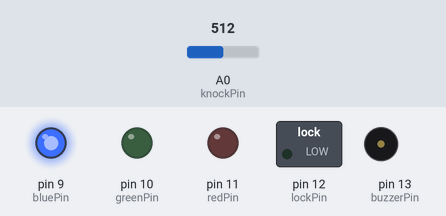
A sketch run on a simulated Arduino Uno, built with avr-gcc and run on an emulated ATmega328P. Shown: switched loads named in the sketch (green lamp = pin HIGH), output pins drawn as LEDs (lit = HIGH), buzzer (waves = sounding). Inputs (shaded band) come from the test bench; at power-on: A0 (knockPin) = 512.

Above: at 10.3 s.
At 13.7 s:
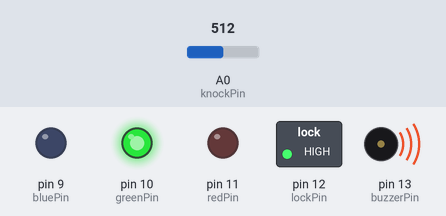
At 17.4 s:
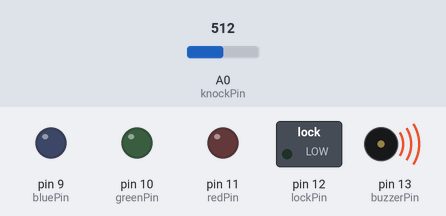
At 21.0 s:
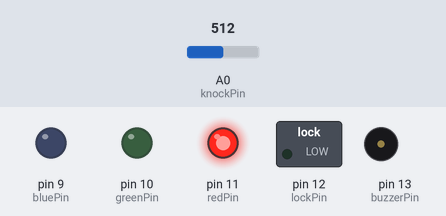
Timing chart, 0 to 23.0 s (numbered marks = the images above):
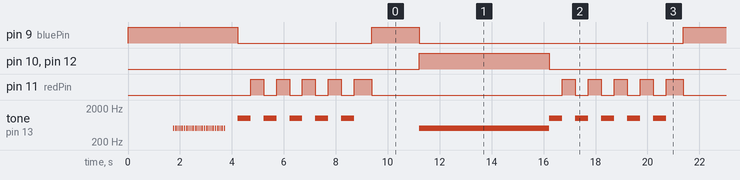

The sketch:

ch_07_knock_lock.ino
```cpp
const int redPin = 11;
const int greenPin = 10;
const int bluePin = 9;
const int lockPin = 12;
const int buzzerPin = 13;
const int knockPin = A0;

const int red = 0b001;
const int green = 0b010;
const int blue = 0b100;

const int threshold = 3;
const int ignorePeriod = 60; // milliseconds
const int tapLeeway = 200; // milliseconds
const int maxRecordTime = 5000;
const int maxTaps = 30;
long key[maxTaps];
long guess[maxTaps];

void setup()
{
  pinMode(redPin, OUTPUT);
  pinMode(greenPin, OUTPUT);
  pinMode(bluePin, OUTPUT);
  pinMode(lockPin, OUTPUT);
  setColor(blue);
  recordKnock(key);
  playKnock(key);
  delay(500);
  lockDoor();
 // Serial.begin(9600);
//  while(!Serial);
}

void loop()
{
  if (tapDetected())
  {
    delay(100);
    setColor(blue);
    delay(100);
    recordKnock(guess);
    if (guessCorrect())
    {
      unlockDoor();
    }
    else
    {
      lockDoor();
    }
  }
}

void recordKnock(long buffer[])
{
  //Serial.println("Recording for 5 seconds");
  int i = 1;
  long t0 = millis();
  long t = 0;
  while (((t = millis()) < t0 + maxRecordTime) && (i < maxTaps))
  {
    if (tapDetected())
    {
      Serial.print(".");
      buffer[i] = t - t0;
      i++;
    }
  }
  buffer[0] = i;
  //Serial.print("knocks: ");
  //Serial.println(i-1);
}


boolean tapDetected()
{
  if (analogRead(knockPin) > threshold)
  {
    delay(ignorePeriod); // ignore ringing
    return true;
  }
  return false;
}

void playKnock(long buffer[])
{
  long t0 = millis();
  long prevTap = 0;
  for (int i = 1; i < buffer[0]; i++)
  {
    delay(buffer[i] - prevTap);
    tone(buzzerPin, 500);
    delay(10);
    noTone(buzzerPin);
    prevTap = buffer[i];
  }
}

boolean guessCorrect()
{
  if (key[0] != guess[0])
  {
    //Serial.println("wrong number of knocks");
    return false;
  }
  // find delay before first tap
  long startGap = guess[1] - key[1];
  for (int i = 1; i < key[0]; i++)
  {
    long error = abs(guess[i] - key[i] - startGap);
    //Serial.print(i); Serial.print(" "); Serial.print(guess[i]); Serial.print(" "); Serial.print(key[i]); Serial.print(" "); Serial.println(error);
    if (error > tapLeeway)
    {
      return false;
    }
  }
  return true;
}

void unlockDoor()
{
  setColor(green);
  tone(buzzerPin, 500);
  digitalWrite(lockPin, HIGH);
  delay(5000); // 5 seconds to get in
  digitalWrite(lockPin, LOW);
  noTone(buzzerPin);
  lockDoor();
}

void lockDoor()
{
  setColor(red);
  digitalWrite(lockPin, LOW);
  for (int i = 0; i < 5; i++)
  {
    setColor(0);
    tone(buzzerPin, 1000);
    delay(500);
    setColor(red);
    noTone(buzzerPin);
    delay(500);
  }
}

void setColor(int color)
{
  digitalWrite(redPin, bitRead(color, 0));
  digitalWrite(greenPin,  bitRead(color, 1));
  digitalWrite(bluePin,  bitRead(color, 2));
}
```

Measured:
- by itself, pin 9 (bluePin): repeats every 12.0 s: HIGH 1.8 s, LOW 10.2 s
- by itself, pin 10 (greenPin), pin 12 (lockPin): alternates HIGH for 5.0 s and LOW for 7.0 s
- by itself, pin 11 (redPin): repeats every 12.0 s: 3 × (HIGH 0.50 s, LOW 0.50 s), HIGH 0.66 s, LOW 7.3 s, HIGH 0.50 s, LOW 0.50 s
- by itself, tone on pin 13 (buzzerPin): plays 500 Hz for 0.01 s, 500 Hz for 0.01 s, 500 Hz for 0.01 s, 500 Hz for 0.01 s, 500 Hz for 0.01 s, 500 Hz for 0.01 s … (47 notes in this stretch)
